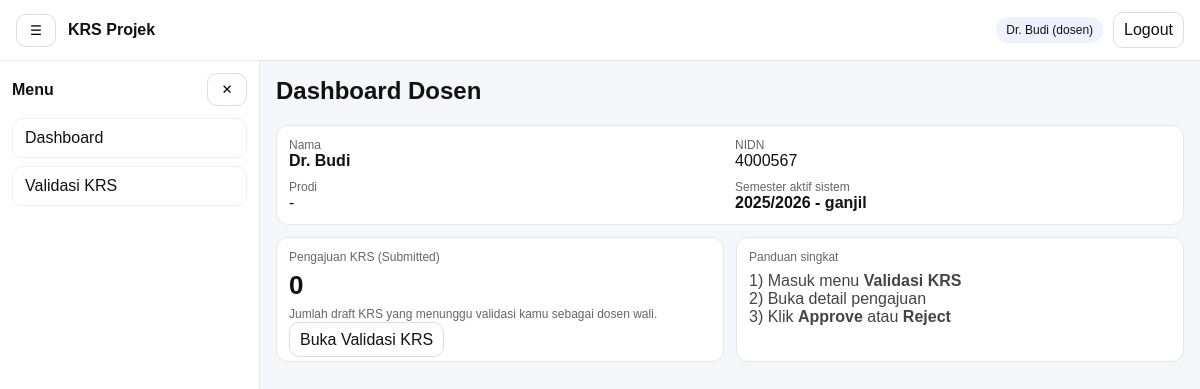
/dosen/index.php (signed in), run on the app's committed database.
### tables this page shows
CREATE TABLE `dosen` (
  `id` int(11) NOT NULL,
  `user_id` int(11) NOT NULL,
  `nidn` varchar(30) NOT NULL,
  `prodi` varchar(120) DEFAULT NULL,
  `no_hp` varchar(30) DEFAULT NULL,
  `created_at` timestamp NOT NULL DEFAULT current_timestamp(),
  `updated_at` timestamp NULL DEFAULT NULL ON UPDATE current_timestamp()
);

CREATE TABLE `semester` (
  `id` int(11) NOT NULL,
  `nama` varchar(50) NOT NULL,
  `periode` enum('ganjil','genap') NOT NULL DEFAULT 'ganjil',
  `is_active` tinyint(1) NOT NULL DEFAULT 0,
  `created_at` timestamp NOT NULL DEFAULT current_timestamp(),
  `opened_at` datetime DEFAULT NULL,
  `closed_at` datetime DEFAULT NULL
);

### includes/auth.php (called while the page is built, shortened)
<?php
require_once __DIR__ . '/db.php';
require_once __DIR__ . '/functions.php';
function auth_user(): ?array {
  return $_SESSION['user'] ?? null;
}

### includes/functions.php (called while the page is built, shortened)
<?php
function e(?string $str): string {
  return htmlspecialchars((string)$str, ENT_QUOTES, 'UTF-8');
}
function url(string $path = ''): string {
  $path = ltrim($path, '/');
  return APP_URL . ($path ? '/' . $path : '');
}
function get_active_semester(PDO $pdo): ?array {
  $st = $pdo->query("SELECT id, nama, periode FROM semester WHERE is_active=1 LIMIT 1");
  $row = $st->fetch();
  return $row ?: null;
}

### dosen/index.php (the view, shortened to what this page needs)
<?php
require_once __DIR__ . '/../includes/auth.php';
require_once __DIR__ . '/../includes/db.php';
require_once __DIR__ . '/../includes/functions.php';
$pdo = db();
$pdo->setAttribute(PDO::ATTR_DEFAULT_FETCH_MODE, PDO::FETCH_ASSOC);
$u = auth_user();
$userId = (int)($u['id'] ?? 0);
$st = $pdo->prepare("SELECT id, nidn, prodi FROM dosen WHERE user_id=? LIMIT 1");
$st->execute([$userId]);
$dosen = $st->fetch();
$dosenId = (int)$dosen['id'];
$active = get_active_semester($pdo);
$pendingCount = 0;
if ($active) {
  $st = $pdo->prepare("
    SELECT COUNT(*) c
    FROM krs_draft
    WHERE semester_id = ?
      AND dosen_wali_id = ?
      AND status = 'submitted'
  ");
  $st->execute([(int)$active['id'], $dosenId]);
  $pendingCount = (int)($st->fetch()['c'] ?? 0);
}
?>
<?php include __DIR__ . '/../partials/header.php'; ?>
<?php include __DIR__ . '/../partials/navbar.php'; ?>
<div class="layout">
  <?php include __DIR__ . '/../partials/sidebar.php'; ?>
  <main class="content">
    <h2 style="margin-top:0;">Dashboard Dosen</h2>
    <section style="background:#fff;border:1px solid #e6e6e6;border-radius:12px;padding:12px;margin-top:12px;">
      <div style="display:grid;grid-template-columns:repeat(2,minmax(0,1fr));gap:10px;">
        <div>
          <div style="font-size:12px;color:#666;">Nama</div>
          <div style="font-weight:700;"><?= e((string)($u['name'] ?? '-')) ?></div>
        </div>
        <div>
          <div style="font-size:12px;color:#666;">NIDN</div>
          <div><?= e((string)($dosen['nidn'] ?? '-')) ?></div>
        </div>
        <div>
          <div style="font-size:12px;color:#666;">Prodi</div>
          <div><?= e((string)($dosen['prodi'] ?? '-')) ?></div>
        </div>
        <div>
          <div style="font-size:12px;color:#666;">Semester aktif sistem</div>
          <div style="font-weight:700;">
            <?= $active ? e((string)$active['nama'].' - '.(string)$active['periode']) : '-' ?>
          </div>
        </div>
      </div>
    </section>
    <div style="display:grid;grid-template-columns:repeat(2,minmax(0,1fr));gap:12px;margin-top:12px;">
      <section style="background:#fff;border:1px solid #e6e6e6;border-radius:12px;padding:12px;">
        <div style="font-size:12px;color:#666;">Pengajuan KRS (Submitted)</div>
        <div style="font-size:26px;font-weight:800;margin-top:6px;"><?= (int)$pendingCount ?></div>
        <div style="color:#666;font-size:12px;margin-top:6px;">
          Jumlah draft KRS yang menunggu validasi kamu sebagai dosen wali.
        </div>
        <div style="margin-top:10px;">
          <a class="btn" href="<?= e(url('dosen/validasi/index.php')) ?>">Buka Validasi KRS</a>
        </div>
      </section>
      <section style="background:#fff;border:1px solid #e6e6e6;border-radius:12px;padding:12px;">
        <div style="font-size:12px;color:#666;">Panduan singkat</div>
        <div style="margin-top:8px;color:#444;">
          1) Masuk menu <b>Validasi KRS</b><br>
          2) Buka detail pengajuan<br>
          3) Klik <b>Approve</b> atau <b>Reject</b>
        </div>
      </section>
    </div>
  </main>
</div>
<?php include __DIR__ . '/../partials/footer.php'; ?>

### assets/css/style.css (style rules this page uses)
* { box-sizing: border-box; }
body { margin: 0; font-family: Arial, sans-serif; background:#f6f7fb; color:#111; }
a { text-decoration: none; color: inherit; }
.btn, .btn-icon { border:1px solid #ddd; background:#fff; border-radius:10px; padding:8px 10px; cursor:pointer; }
.layout { display:flex; min-height: calc(100vh - 56px); }
.content { flex:1; padding: 16px; }

### data on the page
dosen: nidn "4000567", prodi "-"
semester: nama+periode "2025/2026 - ganjil"

### other printed values
APP_NAME "KRS Projek"
$u['name'] "Dr. Budi"
$u['role'] "dosen"
$it['label'] "Dashboard"
$it['label'] "Validasi KRS"
$pendingCount "0"
